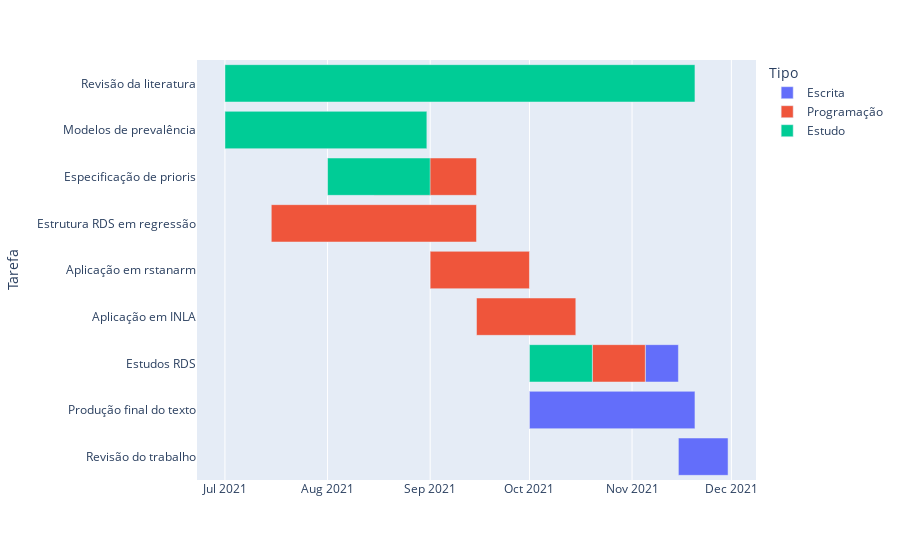

This figure's notebook cell:
### Markdown cell above
### Portuguese version

### Code cell
df = pd.DataFrame([
    dict(Tarefa="Revisão da literatura", Start='2021-07-01', Finish='2021-11-20', Tipo="Estudo"),
    dict(Tarefa="Modelos de prevalência", Start='2021-07-01', Finish='2021-08-31', Tipo='Estudo'),
    dict(Tarefa="Especificação de prioris", Start='2021-08-01', Finish='2021-09-01', Tipo='Estudo'),
    dict(Tarefa="Especificação de prioris", Start='2021-08-15', Finish='2021-09-15', Tipo='Programação'),
    dict(Tarefa="Estrutura RDS em regressão", Start='2021-07-15', Finish='2021-09-15', Tipo='Programação'),
    dict(Tarefa="Aplicação em rstanarm", Start='2021-09-01', Finish='2021-10-01', Tipo='Programação'),
    dict(Tarefa="Aplicação em INLA", Start='2021-09-15', Finish='2021-10-15', Tipo='Programação'),
    dict(Tarefa="Estudos RDS", Start='2021-10-01', Finish='2021-10-20', Tipo='Estudo'),
    dict(Tarefa="Estudos RDS", Start='2021-10-20', Finish='2021-11-05', Tipo='Programação'),
    dict(Tarefa="Estudos RDS", Start='2021-11-05', Finish='2021-11-15', Tipo='Escrita'),
    dict(Tarefa="Produção final do texto", Start='2021-10-01', Finish='2021-11-20', Tipo='Escrita'),
    dict(Tarefa="Revisão do trabalho", Start='2021-11-15', Finish='2021-11-30', Tipo='Escrita'), 
]).iloc[::-1]

fig = px.timeline(df, x_start="Start", x_end="Finish", y="Tarefa", color="Tipo")
fig.write_image("../images/fig1.svg", width=2.5*300, height=1.5*300, scale=1)
fig.show()

### Figure 1 — Plotly figure (JSON) as saved in the notebook; plotly's stock layout.template omitted (floating-point values rounded to 4 significant figures)
{"data": [{"alignmentgroup": "True", "base": ["2021-11-15", "2021-10-01", "2021-11-05"], "hovertemplate": "Tipo=Escrita<br>Start=%{base}<br>Finish=%{x}<br>Tarefa=%{y}<extra></extra>", "legendgroup": "Escrita", "marker": {"color": "#636efa"}, "name": "Escrita", "offsetgroup": "Escrita", "orientation": "h", "showlegend": true, "textposition": "auto", "type": "bar", "x": [1296000000, 4320000000, 864000000], "xaxis": "x", "y": ["Revisão do trabalho", "Produção final do texto", "Estudos RDS"], "yaxis": "y"}, {"alignmentgroup": "True", "base": ["2021-10-20", "2021-09-15", "2021-09-01", "2021-07-15", "2021-08-15"], "hovertemplate": "Tipo=Programação<br>Start=%{base}<br>Finish=%{x}<br>Tarefa=%{y}<extra></extra>", "legendgroup": "Programação", "marker": {"color": "#EF553B"}, "name": "Programação", "offsetgroup": "Programação", "orientation": "h", "showlegend": true, "textposition": "auto", "type": "bar", "x": [1382400000, 2592000000, 2592000000, 5356800000, 2678400000], "xaxis": "x", "y": ["Estudos RDS", "Aplicação em INLA", "Aplicação em rstanarm", "Estrutura RDS em regressão", "Especificação de prioris"], "yaxis": "y"}, {"alignmentgroup": "True", "base": ["2021-10-01", "2021-08-01", "2021-07-01", "2021-07-01"], "hovertemplate": "Tipo=Estudo<br>Start=%{base}<br>Finish=%{x}<br>Tarefa=%{y}<extra></extra>", "legendgroup": "Estudo", "marker": {"color": "#00cc96"}, "name": "Estudo", "offsetgroup": "Estudo", "orientation": "h", "showlegend": true, "textposition": "auto", "type": "bar", "x": [1641600000, 2678400000, 5270400000, 12268800000], "xaxis": "x", "y": ["Estudos RDS", "Especificação de prioris", "Modelos de prevalência", "Revisão da literatura"], "yaxis": "y"}], "layout": {"autosize": true, "barmode": "overlay", "legend": {"title": {"text": "Tipo"}, "tracegroupgap": 0}, "margin": {"t": 60}, "xaxis": {"anchor": "y", "autorange": true, "domain": [0, 1], "range": ["2021-06-22 13:20", "2021-12-08 10:40"], "type": "date"}, "yaxis": {"anchor": "x", "autorange": true, "domain": [0, 1], "range": [-0.5, 8.5], "title": {"text": "Tarefa"}, "type": "category"}}}
